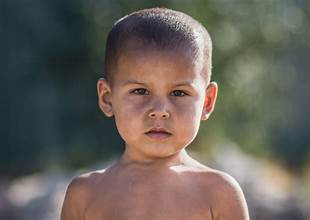
#> input picture PERTEMUAN 2/KUIS/PRAKTIKUM 2/image1.jpg, 310 x 220 px
$ python praktikum2.py
#> lines starting #> are read from the running program, lines starting #| are printed output that depends on the picture; after the words box and inside, x2 and y2 are one past the last pixel; in counts of white or black regions, pixels touching at a corner belong together
#============================================
#PRAKTIKUM 2: ANALISIS MODEL WARNA & ALIASING
#============================================

import cv2
import numpy as np
import matplotlib.pyplot as plt

print("=== PRAKTIKUM 2: ANALISIS MODEL WARNA & ALIASING ===")

# ==========================================================
# LOAD 2 GAMBAR
# ==========================================================

image1 = cv2.imread("image1.jpg")  # Wajah / objek dengan detail
#> image1 is the input picture: shape (220, 310, 3); mean B, G, R 89.7, 97.3, 103.6
image2 = cv2.imread("image2.jpg")  # Dokumen / bayangan
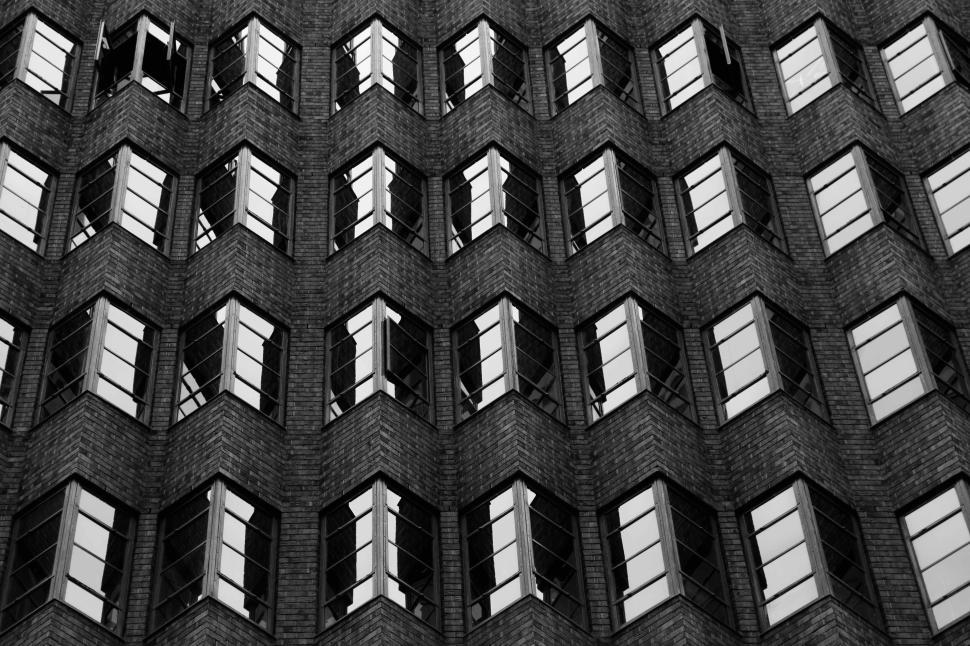
#> input picture PERTEMUAN 2/KUIS/PRAKTIKUM 2/image2.jpg, 970 x 646 px
#> image2 is the input picture: shape (646, 970, 3); min 0, max 255, mean 70

# Jika gambar tidak ditemukan → buat sintetik
if image1 is None:
    image1 = np.zeros((400, 400, 3), dtype=np.uint8)
    cv2.circle(image1, (200,200), 100, (45, 34, 200), -1)
    cv2.putText(image1, "PATTERN", (50, 350),
                cv2.FONT_HERSHEY_SIMPLEX, 1,
                (255,255,255), 2)
    print("Menggunakan image1 sintetik")

if image2 is None:
    image2 = np.zeros((400, 400, 3), dtype=np.uint8)
    cv2.putText(image2, "DIGITAL IMAGE", (30,200),
                cv2.FONT_HERSHEY_SIMPLEX, 1.5,
                (255,255,255), 3)
    print("Menggunakan image2 sintetik")

# ==========================================================
# 1. ANALISIS MODEL WARNA
# ==========================================================

def skin_detection_hsv(image):
    hsv = cv2.cvtColor(image, cv2.COLOR_BGR2HSV)
    lower_skin = np.array([0, 30, 60], dtype=np.uint8)
    upper_skin = np.array([20, 255, 255], dtype=np.uint8)
    mask = cv2.inRange(hsv, lower_skin, upper_skin)
    result = cv2.bitwise_and(image, image, mask=mask)
    return mask, result


def shadow_removal_lab(image):
    lab = cv2.cvtColor(image, cv2.COLOR_BGR2LAB)
    L, a, b = cv2.split(lab)
    clahe = cv2.createCLAHE(clipLimit=3.0, tileGridSize=(8,8))
    L_enhanced = clahe.apply(L)
    merged = cv2.merge([L_enhanced, a, b])
    enhanced = cv2.cvtColor(merged, cv2.COLOR_LAB2BGR)
    return enhanced


def text_extraction_gray(image):
    gray = cv2.cvtColor(image, cv2.COLOR_BGR2GRAY)
    _, thresh = cv2.threshold(gray, 0, 255,
                              cv2.THRESH_BINARY + cv2.THRESH_OTSU)
    return thresh


# ==========================================================
# 2. SIMULASI ALIASING (PAKAI IMAGE1)
# ==========================================================

def simulate_aliasing(image, factors):
    results = []
    for factor in factors:
        small = cv2.resize(image,
                           (image.shape[1]//factor,
                            image.shape[0]//factor),
                           interpolation=cv2.INTER_NEAREST)

        restored = cv2.resize(small,
                              (image.shape[1],
                               image.shape[0]),
                              interpolation=cv2.INTER_NEAREST)
        results.append((factor, restored))
    return results


# ==========================================================
# PROSES GAMBAR 1 (Skin + Aliasing)
# ==========================================================

skin_mask, skin_result = skin_detection_hsv(image1)
#> in skin_detection_hsv, `hsv = cv2.cvtColor(image, cv2.COLOR_BGR2HSV)`: hsv: shape (220, 310, 3); mean H, S, V 58, 68.2, 112.1
#> in skin_detection_hsv, `mask = cv2.inRange(hsv, lower_skin, upper_skin)`:
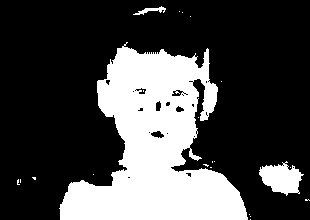
#> mask: shape (220, 310); 28.2% white; 22 white regions (19 under 20 px), largest, box (x1, y1, x2, y2) and area: (59, 42, 248, 220) 18122, (259, 161, 304, 196) 955, (133, 6, 166, 15) 111
#> in skin_detection_hsv, `result = cv2.bitwise_and(image, image, mask=mask)`:
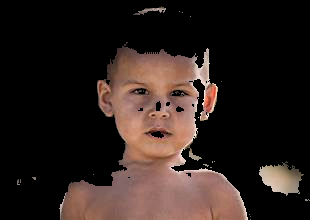
#> result: shape (220, 310, 3); mean B, G, R 29.2, 33.1, 44.9

aliasing_results = simulate_aliasing(image1, [2,4,8])
#> after the loop in simulate_aliasing, `for factor in factors:`:
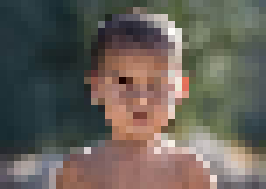
#> small: shape (27, 38, 3) (shown 7 times larger); mean B, G, R 88.9, 96.3, 101.8
#> after the loop in simulate_aliasing, `for factor in factors:`: results = 3 items
#> aliasing_results = 3 items

# ==========================================================
# PROSES GAMBAR 2 (Shadow + Text)
# ==========================================================

shadow_result = shadow_removal_lab(image2)
#> in shadow_removal_lab, `lab = cv2.cvtColor(image, cv2.COLOR_BGR2LAB)`: lab: shape (646, 970, 3); mean of channels 0, 1, 2 72.5, 128, 128
#> in shadow_removal_lab, `L, a, b = cv2.split(lab)`: a: shape (646, 970); every value is 128
#> in shadow_removal_lab, `L_enhanced = clahe.apply(L)`:
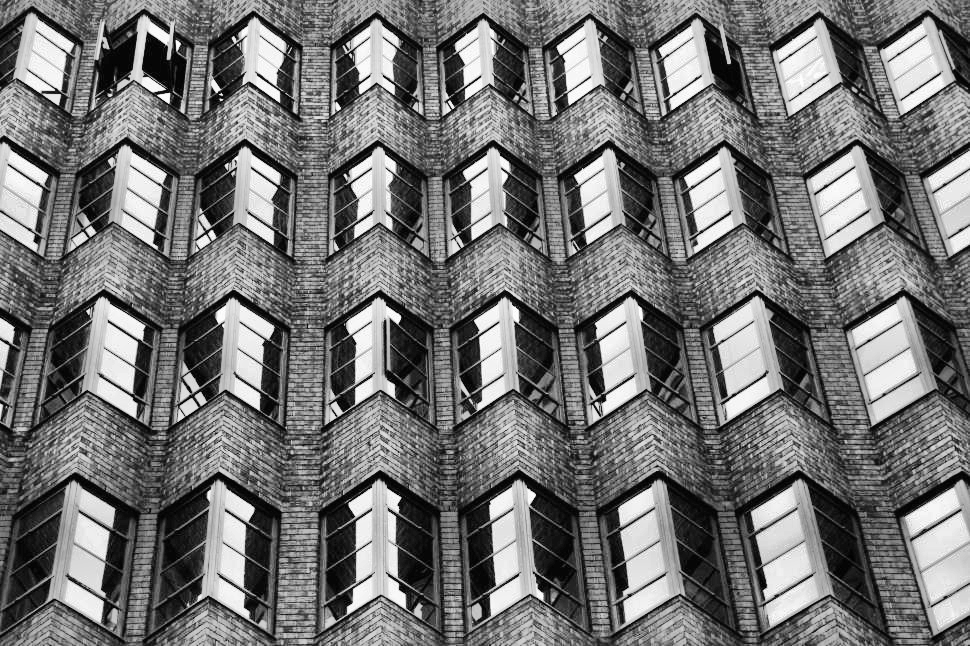
#> L_enhanced: shape (646, 970); min 1, max 255, mean 116
#> in shadow_removal_lab, `merged = cv2.merge([L_enhanced, a, b])`: merged: shape (646, 970, 3); mean of channels 0, 1, 2 116, 128, 128
text_result = text_extraction_gray(image2)
#> in text_extraction_gray, `_, thresh = cv2.threshold(gray, 0, 255, cv2.THRESH_BINARY + cv2.THRESH..`:
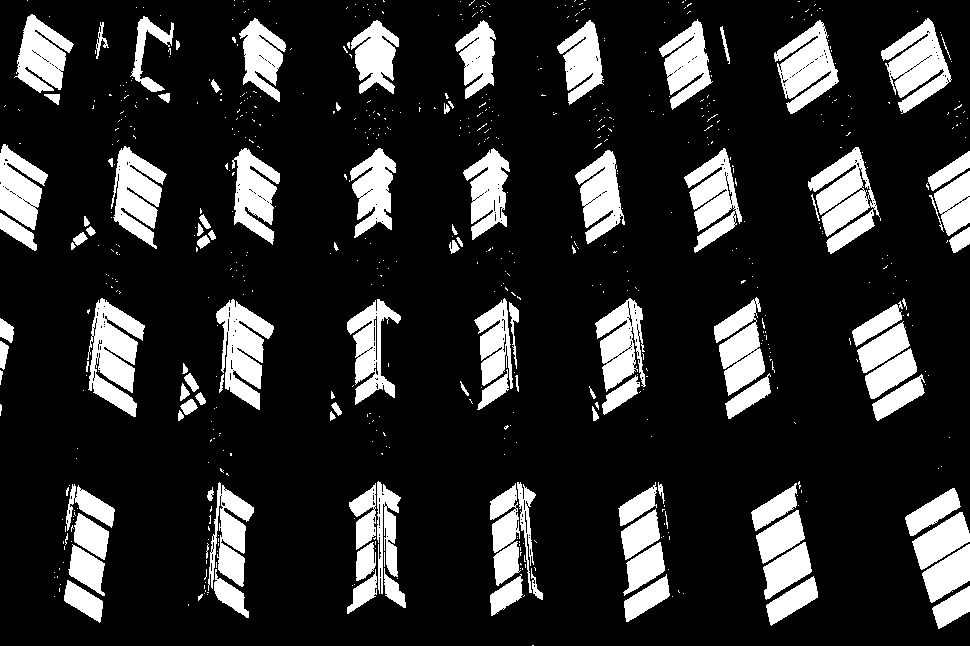
#> thresh: shape (646, 970); 16.9% white; 671 white regions (559 under 20 px), largest, box (x1, y1, x2, y2) and area: (87, 298, 145, 417) 3907, (881, 18, 952, 114) 3498, (216, 299, 274, 410) 3450

# ==========================================================
# VISUALISASI
# ==========================================================

plt.figure(figsize=(15,10))

# IMAGE 1
plt.subplot(3,3,1)
plt.imshow(cv2.cvtColor(image1, cv2.COLOR_BGR2RGB))
plt.title("Image 1 (Original)")
plt.axis("off")

plt.subplot(3,3,2)
plt.imshow(skin_mask, cmap='gray')
plt.title("Skin Mask (HSV)")
plt.axis("off")

plt.subplot(3,3,3)
plt.imshow(cv2.cvtColor(skin_result, cv2.COLOR_BGR2RGB))
plt.title("Skin Detection Result")
plt.axis("off")

# Aliasing
for i, (factor, img_alias) in enumerate(aliasing_results):
    plt.subplot(3,3,4+i)
    plt.imshow(cv2.cvtColor(img_alias, cv2.COLOR_BGR2RGB))
    plt.title(f"Aliasing Factor {factor}")
    plt.axis("off")
#> this loop made 3 passes
#> factor on passes 1 to 3: 2, 4, 8

# IMAGE 2
plt.subplot(3,3,7)
plt.imshow(cv2.cvtColor(image2, cv2.COLOR_BGR2RGB))
plt.title("Image 2 (Original)")
plt.axis("off")

plt.subplot(3,3,8)
plt.imshow(cv2.cvtColor(shadow_result, cv2.COLOR_BGR2RGB))
plt.title("Shadow Removal (LAB)")
plt.axis("off")

plt.subplot(3,3,9)
plt.imshow(text_result, cmap='gray')
plt.title("Text Extraction (Grayscale)")
plt.axis("off")

plt.suptitle("Analisis Model Warna & Simulasi Aliasing")
plt.tight_layout()
plt.show()
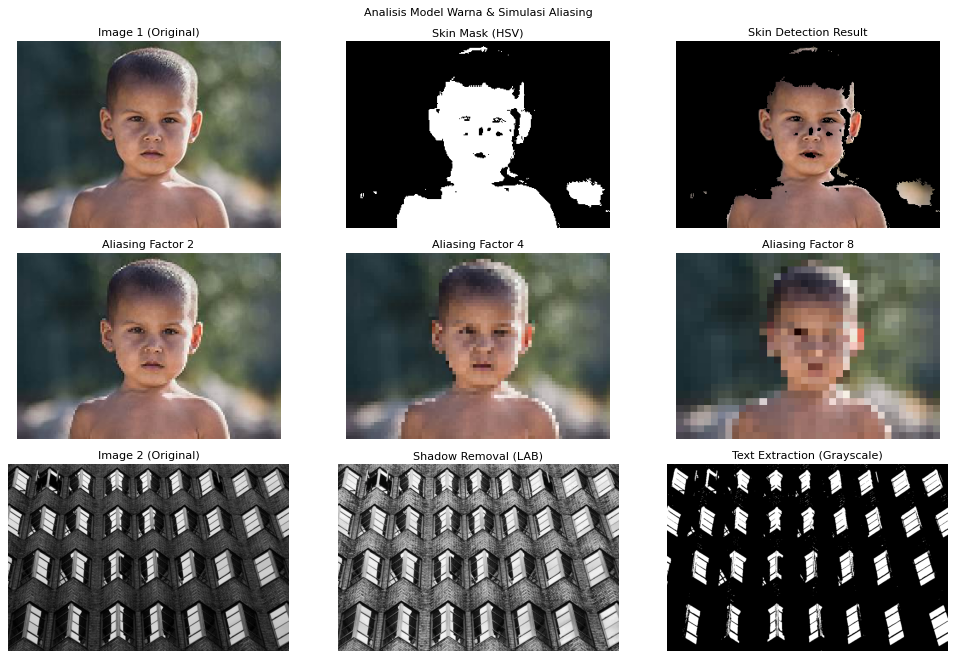
#> figure drawn by matplotlib, 9 panels

print("\n=== PRAKTIKUM SELESAI ===")
print("Image 1 → Skin Detection + Aliasing")
print("Image 2 → Shadow Removal + Text Extraction")
